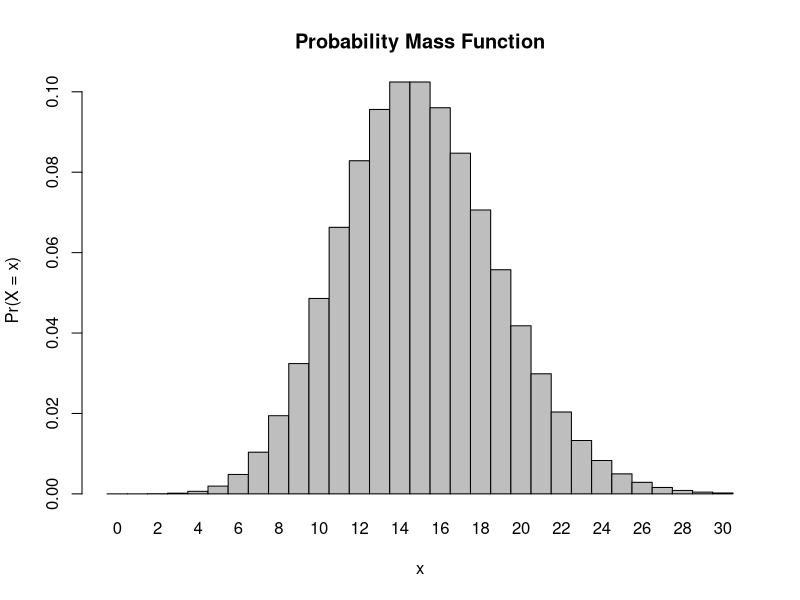
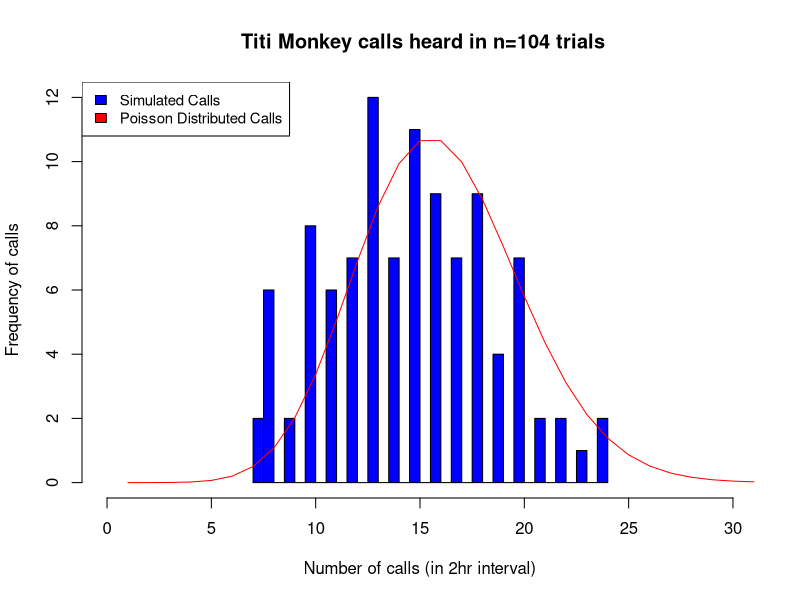

Write R code to recreate these figures, in order.
## ---- chunk 1
# We know lambda is the "mean number of occurrences of the event in the given interval"
# Thus, our lambda will be 15 in a 2 hour interval
l<-15
x = 9 # 9 calls since the question asks for MORE than 8
# lower.tail=FALSE gives us everything >9
ppois(q = x, lambda = l, lower.tail=FALSE)

## ---- chunk 2
x<-0 # 2 calls
dpois(x = x, lambda = l)
## ---- chunk 3
x<-3 # 3 calls
dpois(x = x, lambda = l)
## ---- chunk 4
x<-0:30 # Range 0 ≤ x ≤ 30
probset <- dpois(x = x, lambda = l)
barplot(probset, names.arg = x, space = 0, xlab = "x", ylab = "Pr(X = x)", main = "Probability Mass Function")
## ---- chunk 5
n = 104
(results<-rpois(n, l)) # rpois simulates random data, adding () will output data onto console in one command
## ---- chunk 6
x<-0:30
probset <- dpois(x = x, lambda = l)

# histogram plot first
p1<-hist(results, breaks=30, plot=FALSE)
plot(p1, xlim=c(0,30), col='blue', xlab='Number of calls (in 2hr interval)', ylab='Frequency of calls', main = " Titi Monkey calls heard in n=104 trials")
# Add a line to the histogram plot showing the true poisson distribution, I did this by just multiplying the Poisson distribution created in the last step (probset) by n=104.
lines(probset*n, col='red')

# Used this to scale legend: https://www.geeksforgeeks.org/change-legend-size-in-base-r-plot/
legend("topleft", cex=0.9, c("Simulated Calls", "Poisson Distributed Calls"), fill=c("blue", "red"))
